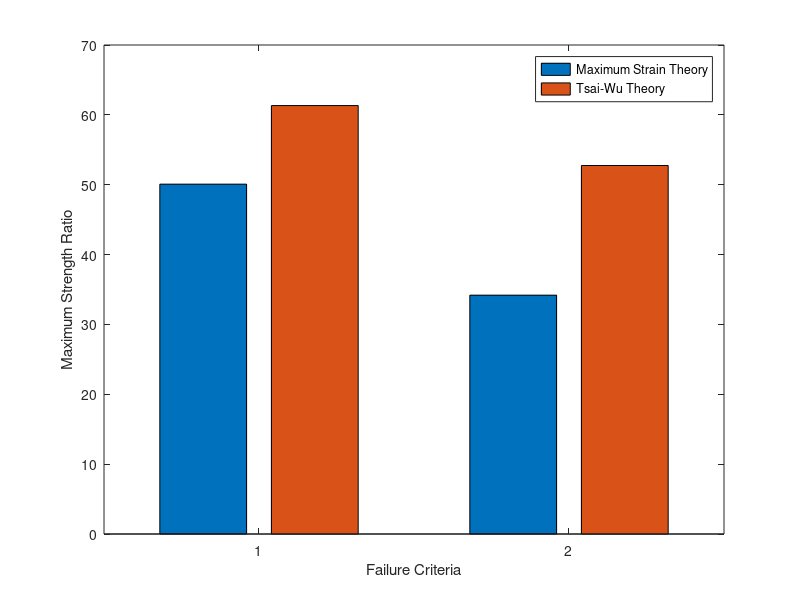

Here is the MATLAB script that generated this plot:
% Maximum Strain Theory Results
SR_max_pos_MS = 50.08; % obtained from the previous code
SR_max_neg_MS = 61.33; % obtained from the previous code

% Tsai-Wu Theory Results
SR_max_pos_TW = 34.19; % obtained from the previous code
SR_max_neg_TW = 52.75; % obtained from the previous code

% Create a bar chart
SR_values = [SR_max_pos_MS, SR_max_neg_MS; SR_max_pos_TW, SR_max_neg_TW];
bar(SR_values)

% Add labels and legend
xlabel('Failure Criteria')
ylabel('Maximum Strength Ratio')
legend('Maximum Strain Theory', 'Tsai-Wu Theory')